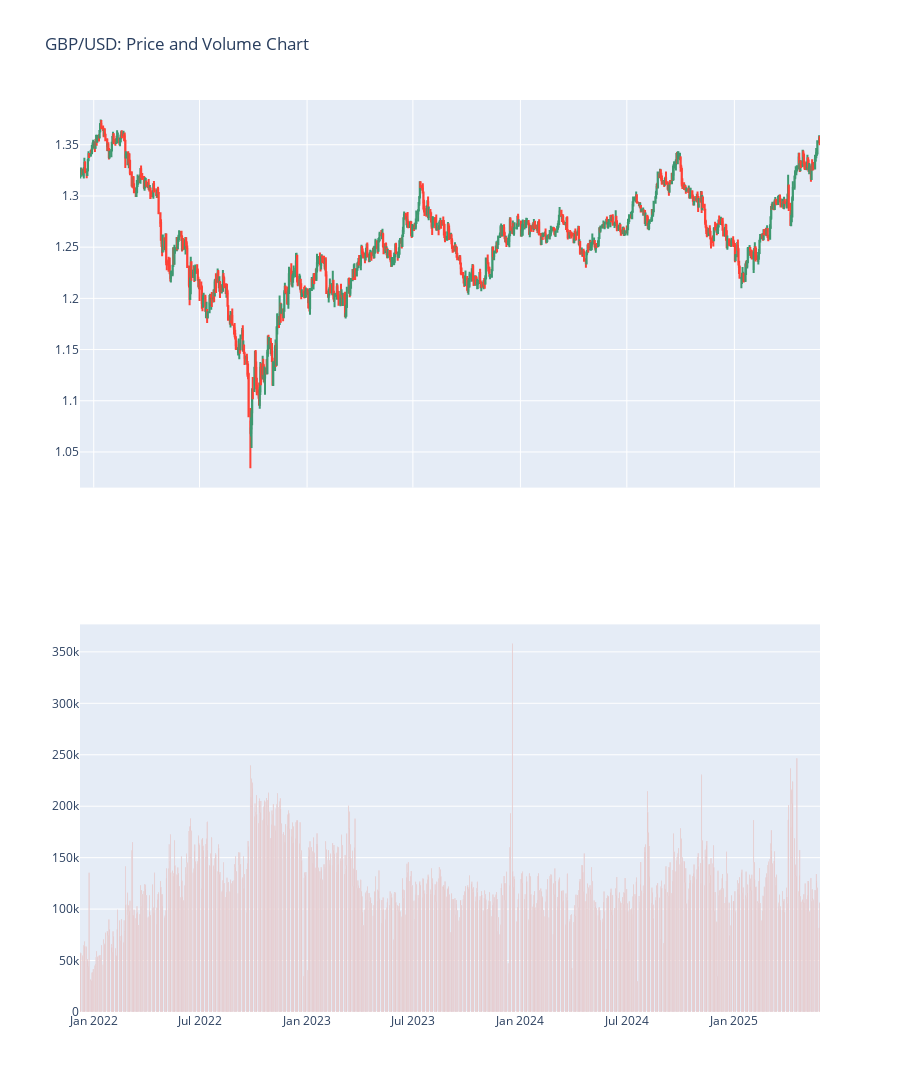

Notebook source saved alongside this figure:
### Code cell
# Visualize the data in a candle chart
price_df = pd.DataFrame(data=price_bars["PriceBars"])


# Create a independent figure containing the two
figure = make_subplots(rows=2, cols=1, shared_xaxes=True)

figure.add_trace(go.Candlestick(
        x=price_df["BarDate"],
        open=price_df["Open"].values.flatten(),
        close=price_df["Close"].values.flatten(),
        high=price_df["High"].values.flatten(),
        low=price_df["Low"].values.flatten(),
    ),
    row=1, col=1
)

# Add the volume
figure.add_trace(
    go.Bar(
        x=price_df["BarDate"].values.flatten(),
        y=price_df["Volume"].values.flatten(),
    ),
    row=2, col=1
)

figure.update_layout(title="GBP/USD: Price and Volume Chart", xaxis_rangeslider_visible=False, showlegend=False, height=1200)
figure.show()

### Figure 1 — Plotly figure (JSON) as saved in the notebook; plotly's stock layout.template omitted (floating-point values rounded to 4 significant figures; data arrays with more than 128 entries replaced by an {"elided": "..."} marker saying what was removed)
{"data": [{"close": {"elided": "900 float values"}, "high": {"elided": "900 float values"}, "low": {"elided": "900 float values"}, "open": {"elided": "900 float values"}, "type": "candlestick", "x": {"elided": "900 str values"}, "xaxis": "x", "yaxis": "y"}, {"type": "bar", "x": {"elided": "900 str values"}, "xaxis": "x2", "y": {"elided": "900 float values"}, "yaxis": "y2"}], "layout": {"height": 1200, "showlegend": false, "title": {"text": "GBP/USD: Price and Volume Chart"}, "xaxis": {"anchor": "y", "domain": [0, 1], "matches": "x2", "rangeslider": {"visible": false}, "showticklabels": false}, "xaxis2": {"anchor": "y2", "domain": [0, 1]}, "yaxis": {"anchor": "x", "domain": [0.575, 1]}, "yaxis2": {"anchor": "x2", "domain": [0, 0.425]}}}
